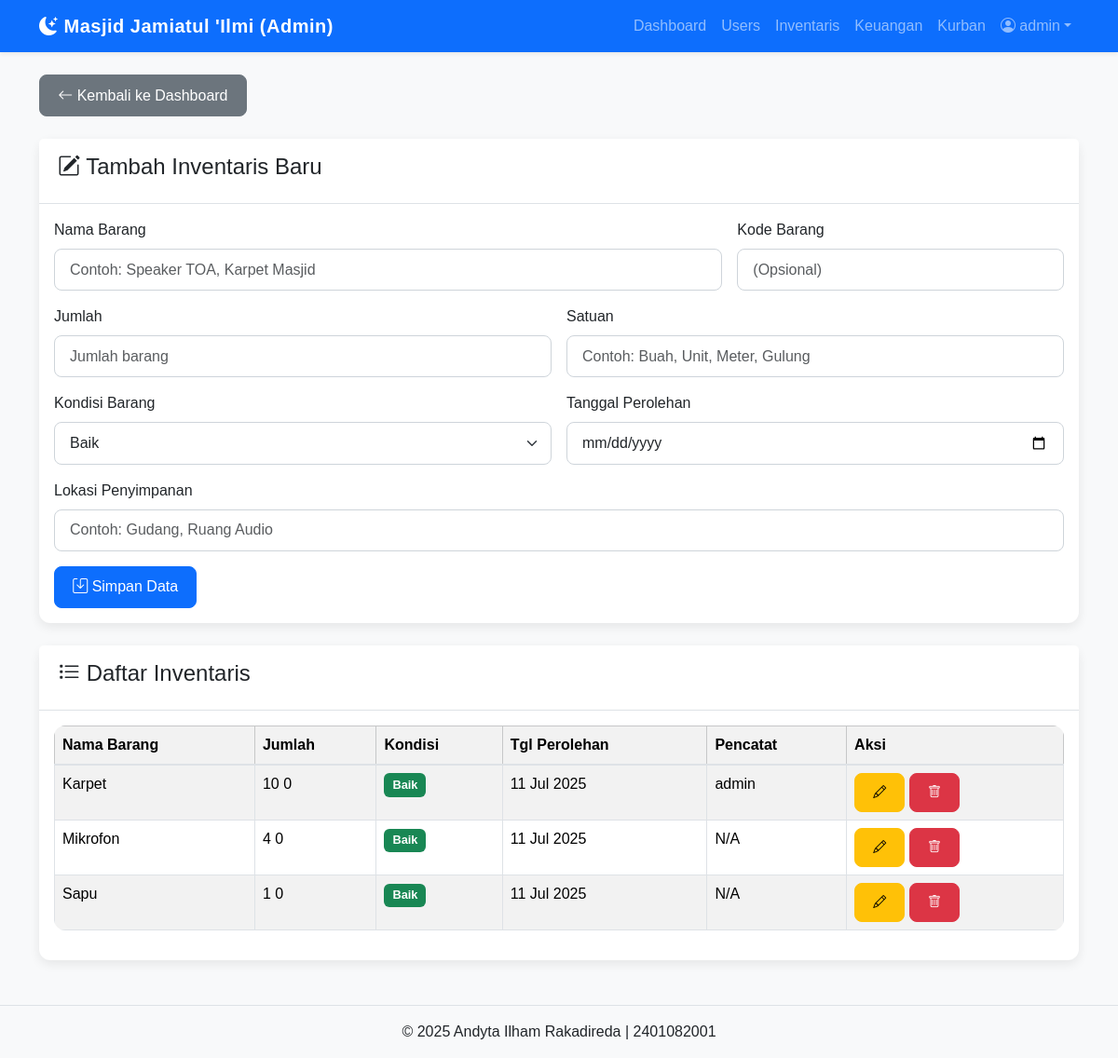
Page /admin/kelola_inventaris.php (signed in) on the committed database.
### tables this page shows
CREATE TABLE `raka_inventaris` (
  `id_inventaris` int(11) NOT NULL,
  `id_pengurus_pencatat` int(11) DEFAULT NULL,
  `kode_barang` varchar(20) DEFAULT NULL,
  `nama_barang` varchar(100) NOT NULL,
  `jumlah` int(11) NOT NULL,
  `satuan` varchar(20) NOT NULL,
  `tanggal_perolehan` date DEFAULT NULL,
  `kondisi` enum('Baik','Rusak Ringan','Rusak Berat') NOT NULL,
  `lokasi_penyimpanan` varchar(100) DEFAULT NULL
);

CREATE TABLE `raka_pengurus` (
  `id_pengurus` int(11) NOT NULL,
  `id_user` int(11) NOT NULL,
  `nama_lengkap` varchar(100) NOT NULL,
  `jabatan` varchar(50) NOT NULL,
  `no_telepon` varchar(15) DEFAULT NULL,
  `alamat` text DEFAULT NULL,
  `status` enum('Aktif','Tidak Aktif') NOT NULL
);

### admin/kelola_inventaris.php (the view, shortened to what this page needs)
<?php
include_once('../includes/header_admin.php');
echo '<a href="dashboard.php" class="btn btn-secondary mb-4"><i class="bi bi-arrow-left"></i> Kembali ke Dashboard</a>';
$edit_data = null;
$is_edit_mode = false;
$inventaris_list = $conn->query("SELECT i.*, p.nama_lengkap as pencatat FROM raka_inventaris i LEFT JOIN raka_pengurus p ON i.id_pengurus_pencatat = p.id_pengurus ORDER BY i.nama_barang ASC");
?>
<div class="card mb-4">
    <div class="card-header">
        <h4><i class="bi bi-pencil-square"></i> <?= $is_edit_mode ? 'Edit Data Inventaris' : 'Tambah Inventaris Baru' ?></h4>
    </div>
    <div class="card-body">
        <form method="POST">
            <div class="row g-3">
                <div class="col-md-8">
                    <label class="form-label">Nama Barang</label>
                    <input class="form-control" name="nama_barang" placeholder="Contoh: Speaker TOA, Karpet Masjid" value="<?= $is_edit_mode ? htmlspecialchars($edit_data['nama_barang']) : '' ?>" required>
                </div>
                <div class="col-md-4">
                    <label class="form-label">Kode Barang</label>
                    <input class="form-control" name="kode_barang" placeholder="(Opsional)" value="<?= $is_edit_mode ? htmlspecialchars($edit_data['kode_barang']) : '' ?>">
                </div>
                <div class="col-md-6">
                    <label class="form-label">Jumlah</label>
                    <input class="form-control" name="jumlah" type="number" placeholder="Jumlah barang" value="<?= $is_edit_mode ? $edit_data['jumlah'] : '' ?>" required>
                </div>
                <div class="col-md-6">
                    <label class="form-label">Satuan</label>
                    <input class="form-control" name="satuan" placeholder="Contoh: Buah, Unit, Meter, Gulung" value="<?= $is_edit_mode ? htmlspecialchars($edit_data['satuan']) : '' ?>" required>
                </div>
                <div class="col-md-6">
                    <label class="form-label">Kondisi Barang</label>
                    <select class="form-select" name="kondisi" required>
                        <option value="Baik" <?= ($is_edit_mode && $edit_data['kondisi'] == 'Baik') ? 'selected' : '' ?>>Baik</option>
                    </select>
                </div>
                <div class="col-md-6">
                    <label class="form-label">Tanggal Perolehan</label>
                    <input class="form-control" name="tanggal_perolehan" type="date" value="<?= $is_edit_mode ? $edit_data['tanggal_perolehan'] : '' ?>" required>
                </div>
                <div class="col-md-12">
                    <label class="form-label">Lokasi Penyimpanan</label>
                    <input class="form-control" name="lokasi_penyimpanan" placeholder="Contoh: Gudang, Ruang Audio" value="<?= $is_edit_mode ? htmlspecialchars($edit_data['lokasi_penyimpanan']) : '' ?>">
                </div>
                <div class="col-12">
                    <button type="submit" class="btn btn-primary"><i class="bi bi-save"></i> <?= $is_edit_mode ? 'Update Data' : 'Simpan Data' ?></button>
                </div>
            </div>
        </form>
    </div>
</div>
<div class="card">
    <div class="card-header"><h4><i class="bi bi-list-task"></i> Daftar Inventaris</h4></div>
    <div class="card-body">
        <div class="table-responsive">
            <table class="table table-bordered table-striped">
                <thead class="table-light">
                    <tr><th>Nama Barang</th><th>Jumlah</th><th>Kondisi</th><th>Tgl Perolehan</th><th>Pencatat</th><th>Aksi</th></tr>
                </thead>
                <tbody>
                <?php while ($row = $inventaris_list->fetch_assoc()): ?>
                <tr>
                    <td><?= htmlspecialchars($row['nama_barang']) ?></td>
                    <td><?= $row['jumlah'] . ' ' . htmlspecialchars($row['satuan']) ?></td>
                    <td><span class="badge bg-<?= $row['kondisi']=='Baik'?'success':'danger' ?>"><?= $row['kondisi'] ?></span></td>
                    <td><?= date('d M Y', strtotime($row['tanggal_perolehan'])) ?></td>
                    <td><?= htmlspecialchars($row['pencatat'] ?? 'N/A') ?></td>
                    <td>
                        <a href="?edit=<?= $row['id_inventaris'] ?>" class="btn btn-warning btn-sm" title="Edit"><i class="bi bi-pencil"></i></a>
                        <a href="?delete=<?= $row['id_inventaris'] ?>" class="btn btn-danger btn-sm" onclick="return confirm('Yakin ingin menghapus data ini?')" title="Hapus"><i class="bi bi-trash"></i></a>
                    </td>
                </tr>
                <?php endwhile; ?>
                </tbody>
            </table>
        </div>
    </div>
</div>
<?php include_once('../includes/footer.php'); ?>

### includes/header_admin.php (shortened to what this page needs)
<!DOCTYPE html>
<html>
<head>
    <link href="https://cdn.jsdelivr.net/npm/bootstrap@5.3.3/dist/css/bootstrap.min.css" rel="stylesheet">
    <link rel="stylesheet" href="https://cdn.jsdelivr.net/npm/bootstrap-icons@1.11.3/font/bootstrap-icons.css">
    <link rel="stylesheet" href="../css/style.css">
</head>
<body>
<nav class="navbar navbar-expand-lg navbar-dark bg-primary shadow-sm">
  <div class="container">
    <a class="navbar-brand fw-bold" href="dashboard.php"><i class="bi bi-moon-stars-fill"></i> Masjid Jamiatul 'Ilmi (Admin)</a>
    <div class="collapse navbar-collapse">
      <ul class="navbar-nav ms-auto">
        <li class="nav-item"><a class="nav-link" href="dashboard.php">Dashboard</a></li>
        <li class="nav-item"><a class="nav-link" href="kelola_user.php">Users</a></li>
        <li class="nav-item"><a class="nav-link" href="kelola_inventaris.php">Inventaris</a></li>
        <li class="nav-item"><a class="nav-link" href="kelola_keuangan.php">Keuangan</a></li>
        <li class="nav-item"><a class="nav-link" href="kelola_kurban.php">Kurban</a></li>
        <li class="nav-item dropdown">
            <a class="nav-link dropdown-toggle" href="#" role="button" data-bs-toggle="dropdown"><i class="bi bi-person-circle"></i> <?= htmlspecialchars($_SESSION['nama_lengkap']) ?></a>
        </li>
      </ul>
    </div>
  </div>
</nav>
<main class="container py-4">

### includes/footer.php (shortened to what this page needs)
</main>
<footer class="bg-light text-center py-3 mt-4 border-top">
    <div class="container">
        &copy; <?= date('Y') ?> Andyta Ilham Rakadireda | 2401082001
    </div>
</footer>
</body>
</html>

### css/style.css (style rules this page uses)
body { background-color: #f8f9fa; font-family: 'Poppins', sans-serif; }
.card { border: none; box-shadow: 0 4px 12px rgba(0, 0, 0, 0.08); border-radius: 0.75rem; transition: transform 0.2s ease-in-out, box-shadow 0.2s ease-in-out; }
.card-header { background-color: #ffffff; border-bottom: 1px solid #dee2e6; font-weight: 600; padding: 1rem 1.25rem; }
.btn { border-radius: 0.5rem; font-weight: 500; padding: 0.6rem 1.2rem; transition: background-color 0.2s; }
.btn-primary { background-color: #0d6efd; border-color: #0d6efd; }
.form-control, .form-select { border-radius: 0.5rem; padding: 0.6rem 1rem; border: 1px solid #ced4da; }
.table { border-radius: 0.75rem; overflow: hidden; }
.table thead th { background-color: #f2f2f2; border-bottom: 2px solid #dee2e6; }
.navbar-brand { letter-spacing: 0.5px; }
.badge { font-size: 0.8rem; padding: 0.5em 0.7em; }

### rows in the picture
raka_inventaris: nama_barang "Karpet", jumlah "10", satuan "0", kondisi "Baik", tanggal_perolehan "11 Jul 2025", id_pengurus_pencatat.nama_lengkap "admin"
raka_inventaris: nama_barang "Mikrofon", jumlah "4", satuan "0", kondisi "Baik", tanggal_perolehan "11 Jul 2025", pencatat "N/A"
raka_inventaris: nama_barang "Sapu", jumlah "1", satuan "0", kondisi "Baik", tanggal_perolehan "11 Jul 2025", pencatat "N/A"

### other values in the picture
$_SESSION['nama_lengkap'] "admin"
